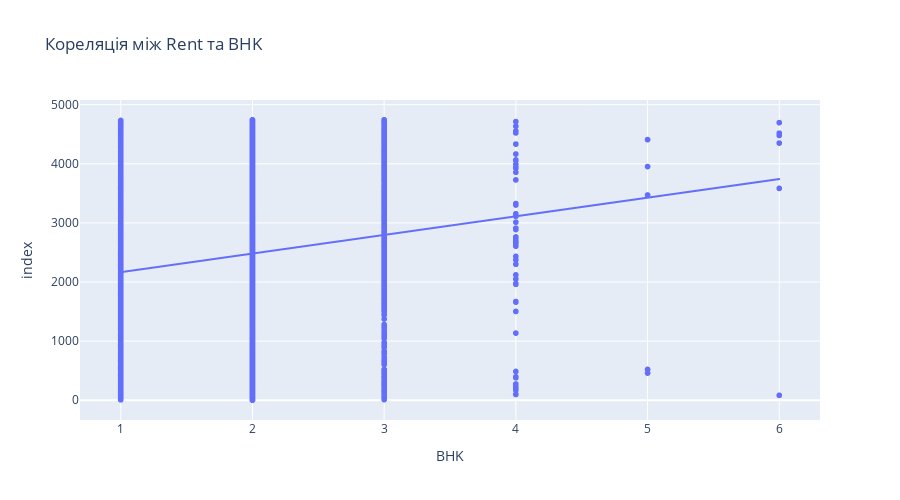

The notebook cell saved with this chart:
### Code cell
# Кореляція між цільовою змінною та іншими числовими метриками
fig = px.scatter(
    df_no_outliers['Rent'],
    df_no_outliers['BHK'],
    title='Кореляція між Rent та BHK',
    labels={'y': 'Rent', 'x': 'BHK'},
    trendline='ols'
)
fig.update_layout(height=500)
fig.show()
# є помірна позитивна кореляція між кількістю кімнат та вартістю оренди

### Figure 1 — Plotly figure (JSON) as saved in the notebook; plotly's stock layout.template omitted (floating-point values rounded to 4 significant figures; data arrays with more than 128 entries replaced by an {"elided": "..."} marker saying what was removed)
{"data": [{"hovertemplate": "BHK=%{x}<br>index=%{y}<extra></extra>", "legendgroup": "", "marker": {"color": "#636efa", "symbol": "circle"}, "mode": "markers", "name": "", "showlegend": false, "type": "scattergl", "x": {"elided": "4226 int values"}, "xaxis": "x", "y": {"elided": "4226 int values"}, "yaxis": "y"}, {"hovertemplate": "<b>OLS trendline</b><br>index = 315.081 * x + 1851.37<br>R<sup>2</sup>=0.029136<br><br>BHK=%{x}<br>index=%{y} <b>(trend)</b><extra></extra>", "legendgroup": "", "marker": {"color": "#636efa", "symbol": "circle"}, "mode": "lines", "name": "", "showlegend": false, "type": "scattergl", "x": {"elided": "4226 int values"}, "xaxis": "x", "y": {"elided": "4226 float values"}, "yaxis": "y"}], "layout": {"height": 500, "legend": {"tracegroupgap": 0}, "title": {"text": "Кореляція між Rent та BHK"}, "xaxis": {"anchor": "y", "domain": [0, 1], "title": {"text": "BHK"}}, "yaxis": {"anchor": "x", "domain": [0, 1], "title": {"text": "index"}}}}
